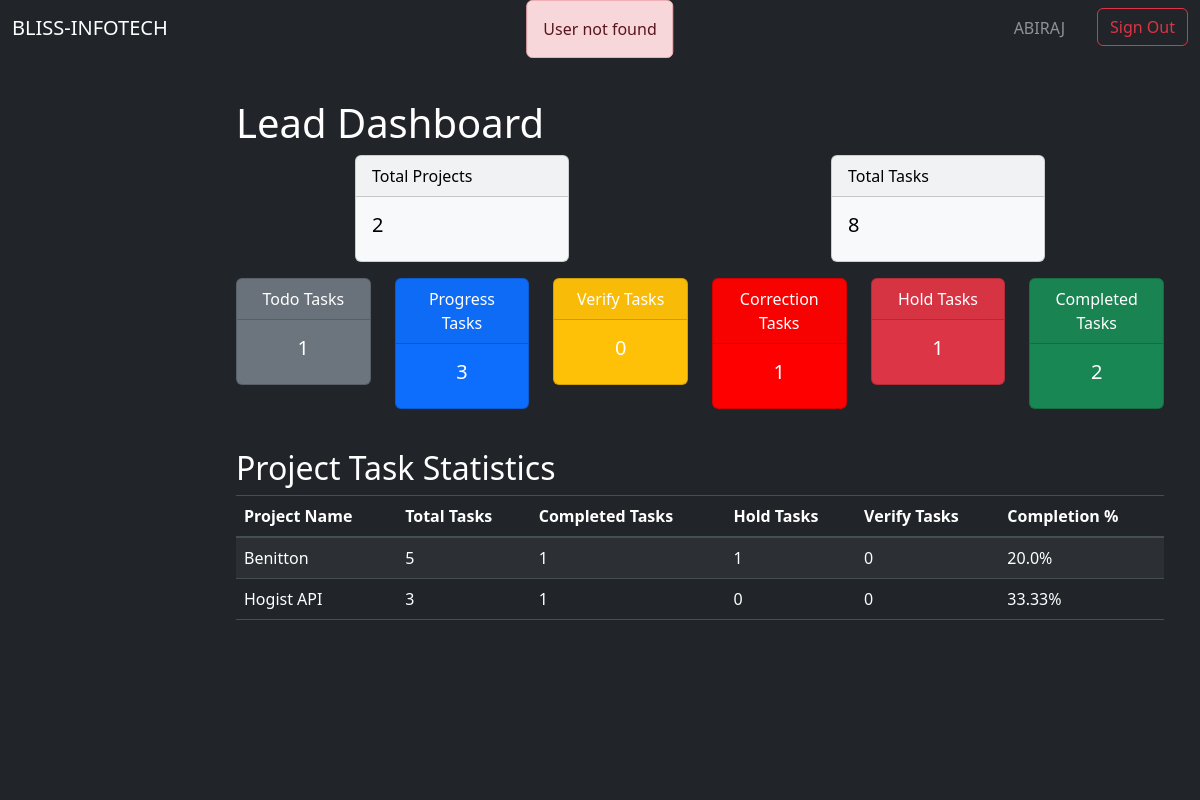
The app's page /lead/ (signed in), older data.
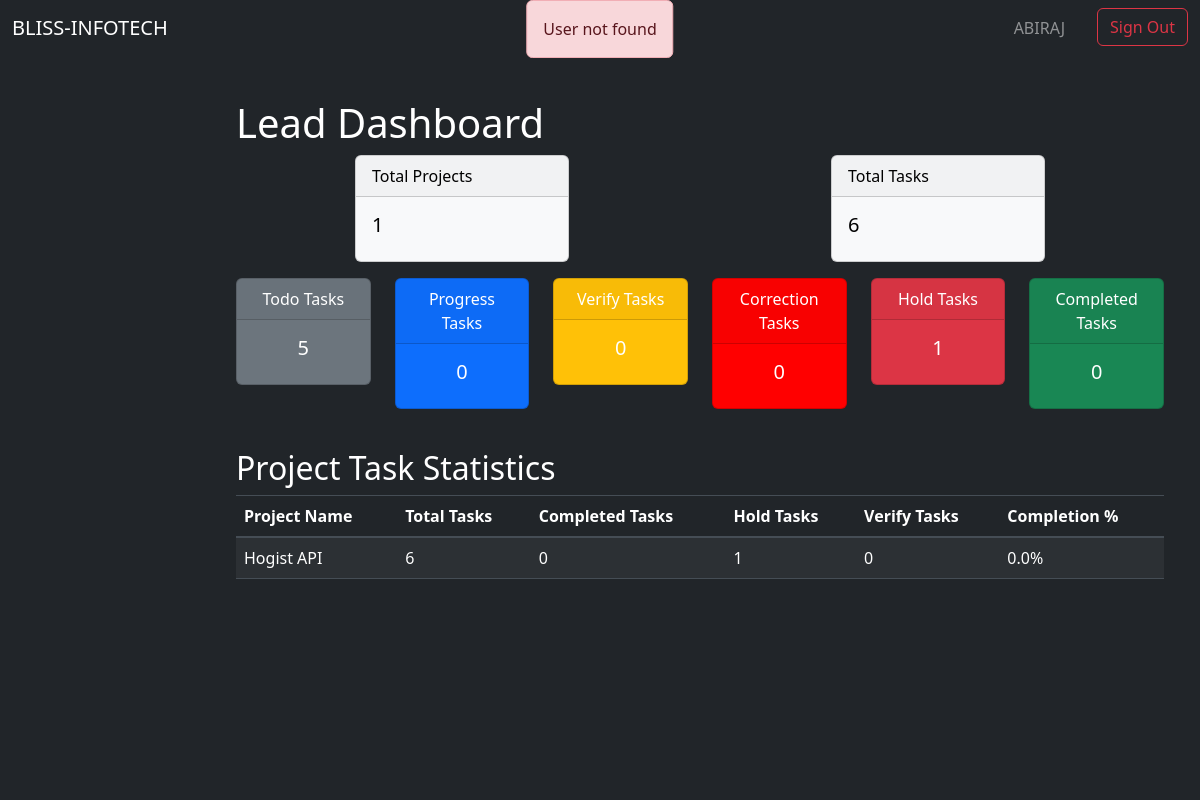
The same page, newer data.
### app/models.py (models this page shows, shortened)
class Project(models.Model):
    id = models.AutoField(primary_key=True)
    name = models.CharField(max_length=64)
    description = models.TextField()
    manager = models.ForeignKey(User, on_delete=models.CASCADE, null=True)
    client_name = models.CharField(max_length=64)
    status = models.CharField(max_length=10, default="DESIGN")
    created = models.DateTimeField(auto_now_add=True)
    started = models.DateTimeField(null=True)
    updated = models.DateTimeField(auto_now=True)
    due = models.DateField(null=True)

### app/decorators.py (the view)
        @login_required
        def wrapper(request, *args, **kwargs):
            if in_groups(request.user):
                return view_function(request, *args, **kwargs)
            return redirect('/signout')

### app/views.py (called while the page is built)
def get_role(request):
    if request.user.is_authenticated:
        try:
            role = request.user.groups.all()[0].name
            role = role.lower()
            return role
        except:
            messages.error(request, 'User not found')
            return "/signout"
    else:
        return "/signin"

### lead/views.py (called while the page is built)
@group_required(const.LEAD)
def dashboard(request):
    if request.user.is_authenticated:
        request.session['user_role'] = app_views.get_role(request)
        return render(request,'lead/lead.html', lead_dashboard(request))
    else: return redirect('signin')

### template/lead/lead.html (shortened to what this page needs)
{% extends 'lead/dashboard.html' %}
{% block lead_board %}
<div class="container mt-4">
    <h1 class="text-white">Lead Dashboard</h1>
    <div class="row justify-content-around">
        <div class="col-md-3">
            <div class="card text-black bg-light mb-3">
                <div class="card-header">Total Projects</div>
                <div class="card-body">
                    <h5 class="card-title">{{ total_projects }}</h5>
                </div>
            </div>
        </div>
        <div class="col-md-3">
            <div class="card text-black bg-light mb-3">
                <div class="card-header">Total Tasks</div>
                <div class="card-body">
                    <h5 class="card-title">{{ total_tasks }}</h5>
                </div>
            </div>
        </div>
    </div>
    <div class="row text-center">
        <div class="col-md-2 col-sm-6">
            <div class="card text-white bg-secondary mb-3">
                <div class="card-header">Todo Tasks</div>
                <div class="card-body">
                    <h5 class="card-title">{{ todo_tasks }}</h5>
                </div>
            </div>
        </div>
        <div class="col-md-2 col-sm-6">
            <div class="card text-white bg-primary mb-3">
                <div class="card-header">Progress Tasks</div>
                <div class="card-body">
                    <h5 class="card-title">{{ progress_tasks }}</h5>
                </div>
            </div>
        </div>
        <div class="col-md-2 col-sm-6">
            <div class="card text-white bg-warning mb-3">
                <div class="card-header">Verify Tasks</div>
                <div class="card-body">
                    <h5 class="card-title">{{ verify_tasks }}</h5>
                </div>
            </div>
        </div>
        <div class="col-md-2 col-sm-6">
            <div class="card text-white bg-brown-red mb-3">
                <div class="card-header">Correction Tasks</div>
                <div class="card-body">
                    <h5 class="card-title">{{ correction_tasks }}</h5>
                </div>
            </div>
        </div>
        <div class="col-md-2 col-sm-6">
            <div class="card text-white bg-danger mb-3">
                <div class="card-header">Hold Tasks</div>
                <div class="card-body">
                    <h5 class="card-title">{{ hold_tasks }}</h5>
                </div>
            </div>
        </div>
        <div class="col-md-2 col-sm-6">
            <div class="card text-white bg-success mb-3">
                <div class="card-header">Completed Tasks</div>
                <div class="card-body">
                    <h5 class="card-title">{{ complete_tasks }}</h5>
                </div>
            </div>
        </div>
    </div>
    <h2 class="text-white mt-4">Project Task Statistics</h2>
    <div class="table-responsive">
        <table class="table table-striped table-dark">
            <thead>
                <tr>
                    <th>Project Name</th>
                    <th>Total Tasks</th>
                    <th>Completed Tasks</th>
                    <th>Hold Tasks</th>
                    <th>Verify Tasks</th>
                    <th>Completion %</th>
                </tr>
            </thead>
            <tbody>
                {% for stat in project_stats %}
                <tr>
                    <td>{{ stat.project.name }}</td>
                    <td>{{ stat.total_tasks }}</td>
                    <td>{{ stat.completed_tasks }}</td>
                    <td>{{ stat.hold_tasks }}</td>
                    <td>{{ stat.verify_tasks }}</td>
                    <td>{{ stat.completion_percentage }}%</td>
                </tr>
                {% endfor %}
            </tbody>
        </table>
    </div>
</div>
{% endblock %}

### template/lead/dashboard.html (shortened to what this page needs)
{% extends 'dashboard.html' %}
{% block dashboard %}
    {% block lead_board %}
    {% endblock %}
{% endblock %}

### template/dashboard.html (shortened to what this page needs)
{% extends 'index.html' %}
{% block body %}
<section class="container-fluid">
    <nav class="navbar navbar-expand-lg navbar-dark bg-dark fixed-top">
        <div class="container-fluid">
            <a class="navbar-brand" href="#">BLISS-INFOTECH</a>
            <div class="collapse navbar-collapse justify-content-end" id="navbarTop">
                <ul class="navbar-nav mb-2 mb-lg-0">
                    <li class="nav-item">
                        <span class="navbar-text me-3 px-3 text-uppercase">{{ request.user.username }}</span>
                    </li>
                    <li class="nav-item">
                        <a class="btn btn-outline-danger" href="{% url 'signout' %}">Sign Out</a>
                    </li>
                </ul>
            </div>
        </div>
    </nav>
    <div class="row flex-nowrap">
        <nav class="col-md-3 col-lg-2 d-md-block sidebar bg-dark" style="position: fixed; top: 75px; left: 0; height: calc(100vh - 75px); overflow-y: auto;">
        </nav>
        <main class="col-md-9 ms-sm-auto col-lg-10 px-md-4" style="overflow-y: auto; margin-left: 17%; padding-top: 75px; height: calc(100vh - 20px);">
            {% block dashboard %}{% endblock %}
        </main>
    </div>
</section>
{% endblock %}

### template/index.html (shortened to what this page needs)
{% load static %}
<!DOCTYPE html>
<html lang="en">
<head>
    <link href="https://stackpath.bootstrapcdn.com/bootstrap/4.5.2/css/bootstrap.min.css" rel="stylesheet"/>
    <link rel="stylesheet" href="https://cdnjs.cloudflare.com/ajax/libs/font-awesome/6.0.0-beta3/css/all.min.css">
    <link href="https://cdn.jsdelivr.net/npm/bootstrap@5.3.0-alpha1/dist/css/bootstrap.min.css" rel="stylesheet">
    <link rel="stylesheet" href="{% static 'css/style.css' %}">
</head>
<body class="bg-dark">
    {% if messages %}
    <div class="messages" style="position: fixed; top: 0; left: 50%; transform: translateX(-50%); width: 100%; z-index: 1050;">
        {% for message in messages %}
        <div class="alert
            {% if message.tags == 'error' %}alert-danger
            {% elif message.tags == 'warning' %}alert-warning
            {% elif message.tags == 'success' %}alert-success
            {% else %}alert-info
            {% endif %}"
            role="alert" style="position: fixed; top: 10%; left: 50%; transform: translateX(-50%); max-width: 60%;">
            {{ message }}
        </div>
        {% endfor %}
    </div>
    {% endif %}
    {% if user.is_authenticated %}
        {% block body %}{% endblock %}
    {% else %}
        {% block sign %}{% endblock %}
    {% endif %}
</body>
</html>

### static/css/style.css (style rules this page uses)
body { background-color: #343a40; }
.bg-brown-red { background-color: red; color: white; }

Row changes from the older to the newer data that the page shows:
removed Project: project.name "Benitton", total_tasks "5", completed_tasks "1", hold_tasks "1", verify_tasks "0", completion_percentage "20.0"
removed Project: project.name "Hogist API", total_tasks "3", completed_tasks "1", hold_tasks "0", verify_tasks "0", completion_percentage "33.33"
added Project: project.name "Hogist API", total_tasks "6", completed_tasks "0", hold_tasks "1", verify_tasks "0", completion_percentage "0.0"
Text that changed along with them:
{{ total_projects }}: "2" → "1"
{{ total_tasks }}: "8" → "6"
{{ todo_tasks }}: "1" → "5"
{{ progress_tasks }}: "3" → "0"
{{ correction_tasks }}: "1" → "0"
{{ complete_tasks }}: "2" → "0"
